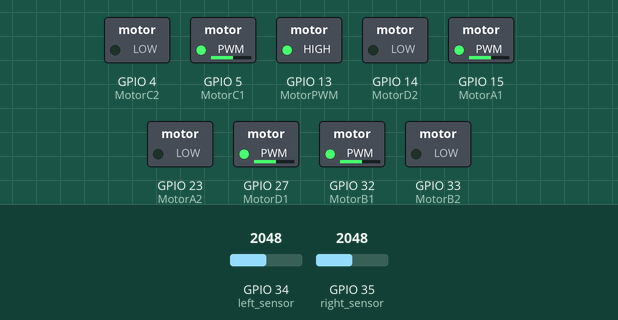
This sketch was run on a simulated ESP32. On the bench: switched loads named in the sketch (green lamp = pin HIGH). The inputs (shaded band) are chosen by the test bench; at power-on: GPIO 34 (left_sensor) = 2048, GPIO 35 (right_sensor) = 2048. What the sketch prints to the serial monitor is not drawn.

Above: at 1.2 s.
1.3 s: GPIO 34 (left_sensor) set to 1247
4.3 s: GPIO 34 (left_sensor) set to 1132
At 5.5 s:
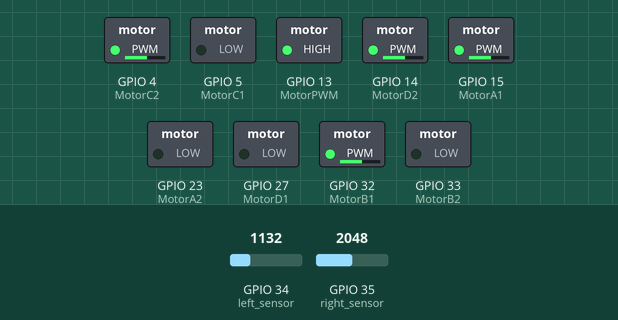
5.8 s: GPIO 35 (right_sensor) set to 1227
7.3 s: GPIO 35 (right_sensor) set to 1133
At 8.2 s:
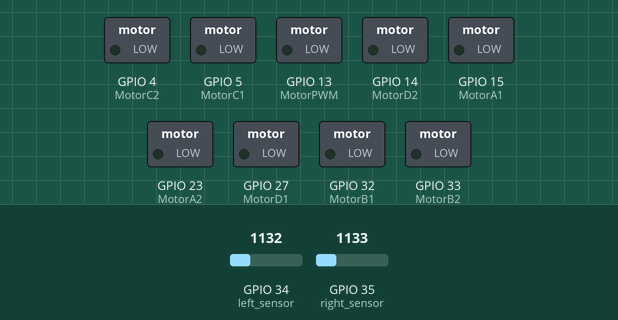
9.1 s: GPIO 34 (left_sensor) set to 1228
At 10.3 s:
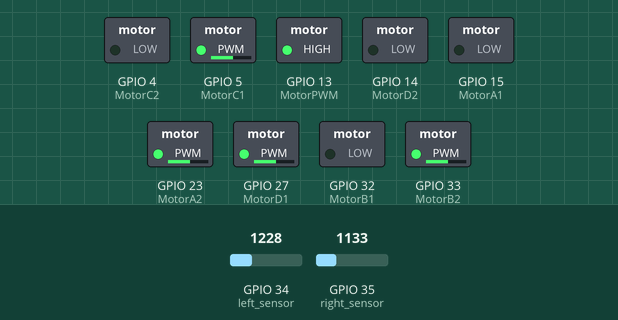
10.6 s: GPIO 34 (left_sensor) set to 1160
At 10.75 s:
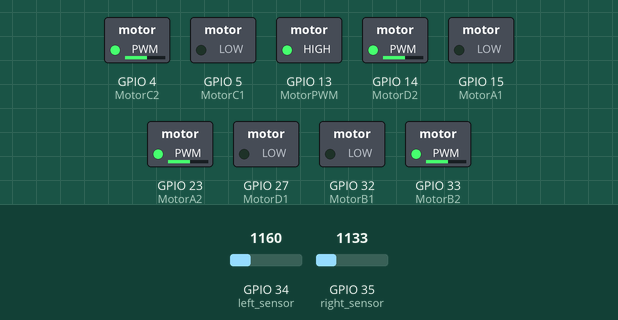
Timing chart, 0 to 13.4 s (numbered marks = the images above; inputs shaded):
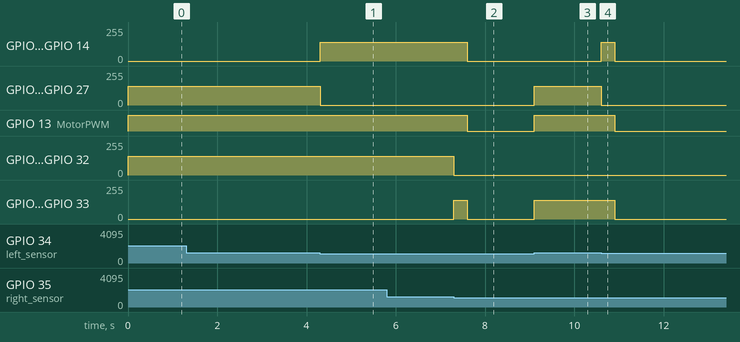

The sketch:

TrackerBot.ino
```cpp
//"""REX 8in1 Tracker Bot"""
// ESP32 kart sürümünüzün 2.0.11 olması gerekmektedir.

#define left_sensor 34   // Sol IR sensör pini (analog giriş)
#define right_sensor 35  // Sağ IR sensör pini (analog giriş)

// Motor pinleri ve hız kontrol pini tanımlanıyor
#define MotorPWM 13	// PWM kontrol pini

#define MotorA1 15  // Motor A ileri
#define MotorA2 23  // Motor A geri

#define MotorB1 32  // Motor B ileri
#define MotorB2 33  // Motor B geri

#define MotorC1 5   // Motor C ileri
#define MotorC2 4   // Motor C geri

#define MotorD1 27  // Motor D ileri
#define MotorD2 14  // Motor D geri

// Motor hızı
#define MID 140  // Orta hız

// Hareket yönleri için sabitler
#define STOP 0
#define FWD 1
#define BWD 2
#define RIGHT 3
#define LEFT 4

// IR sensör için eşik değeri
#define THRESHOLD 1200

// PWM özellikleri tanımlanıyor
const int freq = 50;             // Frekans
const int resolution = 8;        // Çözünürlük (8-bit)
const int PWMchannel_1 = 4;
const int PWMchannel_2 = 5;
const int PWMchannel_3 = 6;
const int PWMchannel_4 = 7;
const int PWMchannel_5 = 8;
const int PWMchannel_6 = 9;
const int PWMchannel_7 = 10;
const int PWMchannel_8 = 11;

// Yön durumu takibi
uint8_t directionStt = STOP;
uint8_t oldDirection = STOP;

// Geri viteste ne kadar durulduğunu takip etmek için zamanlayıcı
unsigned long reverseTime = 0;

void setup() {
  Serial.begin(115200); // Seri monitör başlatılıyor

  // Sensör pinleri giriş olarak ayarlanıyor
  pinMode(left_sensor, INPUT);
  pinMode(right_sensor, INPUT);

  // Motor pinleri çıkış olarak ayarlanıyor
  pinMode(MotorPWM, OUTPUT);

  pinMode(MotorA1, OUTPUT); pinMode(MotorA2, OUTPUT);
  pinMode(MotorB1, OUTPUT); pinMode(MotorB2, OUTPUT);
  pinMode(MotorC1, OUTPUT); pinMode(MotorC2, OUTPUT);
  pinMode(MotorD1, OUTPUT); pinMode(MotorD2, OUTPUT);

  // PWM kanalları tanımlanıyor ve pinlere atanıyor
  ledcSetup(PWMchannel_1, freq, resolution); ledcAttachPin(MotorA1, PWMchannel_1);
  ledcSetup(PWMchannel_2, freq, resolution); ledcAttachPin(MotorA2, PWMchannel_2);
  ledcSetup(PWMchannel_3, freq, resolution); ledcAttachPin(MotorB1, PWMchannel_3);
  ledcSetup(PWMchannel_4, freq, resolution); ledcAttachPin(MotorB2, PWMchannel_4);
  ledcSetup(PWMchannel_5, freq, resolution); ledcAttachPin(MotorC1, PWMchannel_5);
  ledcSetup(PWMchannel_6, freq, resolution); ledcAttachPin(MotorC2, PWMchannel_6);
  ledcSetup(PWMchannel_7, freq, resolution); ledcAttachPin(MotorD1, PWMchannel_7);
  ledcSetup(PWMchannel_8, freq, resolution); ledcAttachPin(MotorD2, PWMchannel_8);
}

void loop() {
  // IR sensörlerinden değerleri oku
  int leftSensor = analogRead(left_sensor);
  int rightSensor = analogRead(right_sensor);

  // Değerleri seri monitöre yazdır
  Serial.print("left:"); Serial.print(leftSensor);
  Serial.print("  right:"); Serial.println(rightSensor);
  Serial.println("");

  // Her iki sensör de siyah çizgiyi görüyorsa ileri git
  if (leftSensor >= THRESHOLD && rightSensor >= THRESHOLD) {
    directionStt = FWD;
  }
  // Sadece sağ sensör siyah çizgideyse sağa dön
  else if (leftSensor < THRESHOLD && rightSensor > THRESHOLD) {
    directionStt = RIGHT;
  }
  // Sadece sol sensör siyah çizgideyse sola dön
  else if (leftSensor > THRESHOLD && rightSensor < THRESHOLD) {
    directionStt = LEFT;
  }
  // Her iki sensör de çizgide değilse geri git
  else if (leftSensor < THRESHOLD && rightSensor < THRESHOLD && directionStt != STOP) {
    directionStt = BWD;
  }

  // Eğer yön değiştiyse, yeni yöne uygun komutu çalıştır
  if (directionStt != oldDirection) {
    oldDirection = directionStt;
    if (directionStt == FWD)
      forward();
    else if (directionStt == RIGHT)
      right();
    else if (directionStt == LEFT)
      left();
    else if (directionStt == BWD) {
      backward();
      reverseTime = millis(); // Geri gitme süresini başlat
    } else if (directionStt == STOP)
      stop();
  }

  // Geri gitme süresi 300ms'i geçtiyse dur
  if (directionStt == BWD && millis() - reverseTime > 300)
    directionStt = STOP;
}

// İleri hareket fonksiyonu
void forward() {
  digitalWrite(MotorPWM, HIGH);
  ledcWrite(PWMchannel_1, MID); ledcWrite(PWMchannel_2, LOW);
  ledcWrite(PWMchannel_3, MID); ledcWrite(PWMchannel_4, LOW);
  ledcWrite(PWMchannel_5, MID); ledcWrite(PWMchannel_6, LOW);
  ledcWrite(PWMchannel_7, MID); ledcWrite(PWMchannel_8, LOW);
}

// Sağa dönüş fonksiyonu
void right() {
  digitalWrite(MotorPWM, HIGH);
  ledcWrite(PWMchannel_1, MID); ledcWrite(PWMchannel_2, LOW);
  ledcWrite(PWMchannel_3, MID); ledcWrite(PWMchannel_4, LOW);
  ledcWrite(PWMchannel_5, LOW); ledcWrite(PWMchannel_6, MID);
  ledcWrite(PWMchannel_7, LOW); ledcWrite(PWMchannel_8, MID);
}

// Sola dönüş fonksiyonu
void left() {
  digitalWrite(MotorPWM, HIGH);
  ledcWrite(PWMchannel_1, LOW); ledcWrite(PWMchannel_2, MID);
  ledcWrite(PWMchannel_3, LOW); ledcWrite(PWMchannel_4, MID);
  ledcWrite(PWMchannel_5, MID); ledcWrite(PWMchannel_6, LOW);
  ledcWrite(PWMchannel_7, MID); ledcWrite(PWMchannel_8, LOW);
}

// Robotu tamamen durdurur
void stop() {
  digitalWrite(MotorPWM, LOW);
  for (int i = PWMchannel_1; i <= PWMchannel_8; i++) {
    ledcWrite(i, LOW);
  }
}

// Geri gitme fonksiyonu
void backward() {
  digitalWrite(MotorPWM, HIGH);
  ledcWrite(PWMchannel_1, LOW); ledcWrite(PWMchannel_2, MID);
  ledcWrite(PWMchannel_3, LOW); ledcWrite(PWMchannel_4, MID);
  ledcWrite(PWMchannel_5, LOW); ledcWrite(PWMchannel_6, MID);
  ledcWrite(PWMchannel_7, LOW); ledcWrite(PWMchannel_8, MID);
}
```

Measured:
- the behaviour switches between 1200 and 1199 on GPIO 34 (left_sensor) (found by bisection; images 0 and 1)
- the behaviour switches between 1200 and 1199 on GPIO 35 (right_sensor) (found by bisection; images 1 and 2)
- after the input at 4.3 s, GPIO 4 (MotorC2), GPIO 14 (MotorD2): 0/255 → 139/255 at once; GPIO 5 (MotorC1), GPIO 27 (MotorD1): 139/255 → 0/255 at once
- after the input at 7.3 s, GPIO 4 (MotorC2), GPIO 14 (MotorD2): 139/255 → 0/255 after 0.31 s; GPIO 13 (MotorPWM): HIGH → LOW after 0.31 s; GPIO 15 (MotorA1), GPIO 32 (MotorB1): 139/255 → 0/255 at once; GPIO 23 (MotorA2), GPIO 33 (MotorB2): 0/255 → 139/255 at once, → 0/255 0.30 s later
- after the input at 9.1 s, GPIO 5 (MotorC1), GPIO 23 (MotorA2), GPIO 27 (MotorD1), GPIO 33 (MotorB2): 0/255 → 139/255 at once; GPIO 13 (MotorPWM): LOW → HIGH at once
- after the input at 10.6 s, GPIO 4 (MotorC2), GPIO 14 (MotorD2): 0/255 → 139/255 at once, → 0/255 0.30 s later; GPIO 5 (MotorC1), GPIO 27 (MotorD1): 139/255 → 0/255 at once; GPIO 13 (MotorPWM): HIGH → LOW after 0.31 s; GPIO 23 (MotorA2), GPIO 33 (MotorB2): 139/255 → 0/255 after 0.31 s
